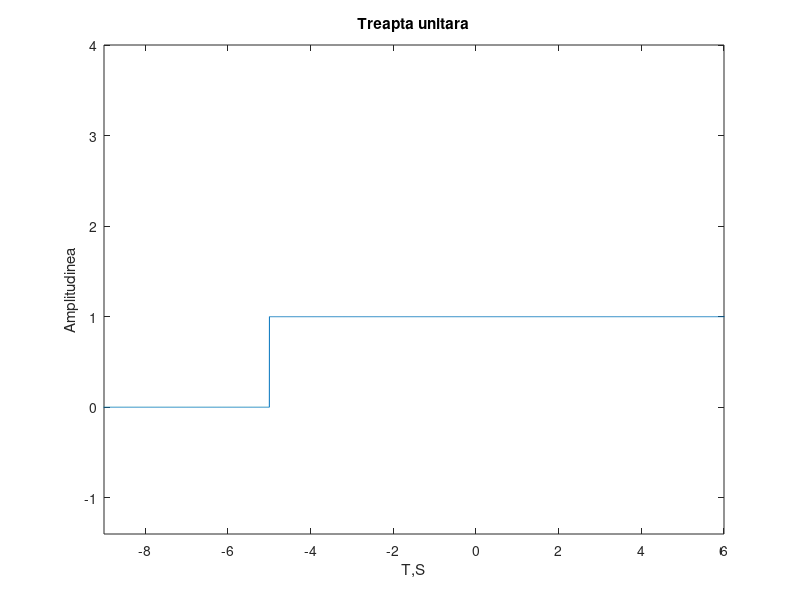

Write the MATLAB code that produced this figure.
n=-15:0.002:10;
u=[zeros(1,2501),ones(1,10000)];
plot(n+5,u);
xlabel('T,S');
ylabel('Amplitudinea');
title('Treapta unitara');
axis([-9 6 -1.4 4]);
   